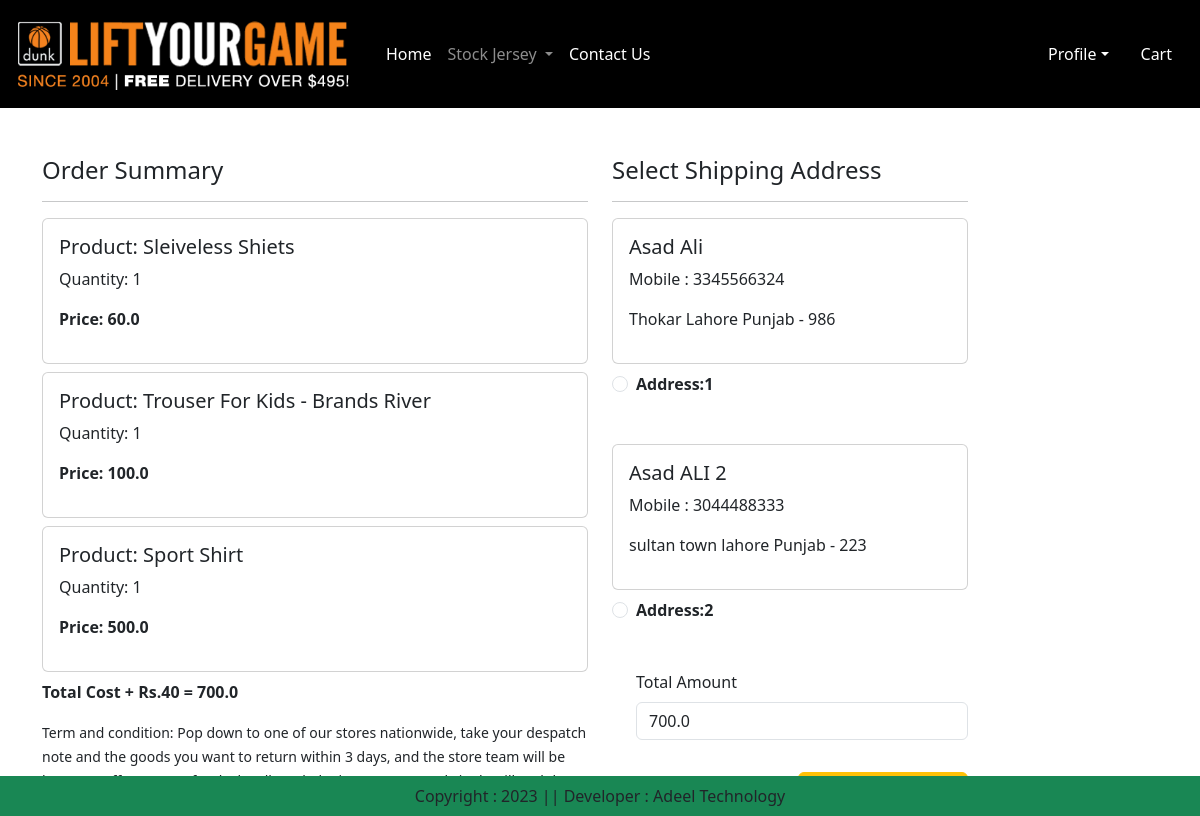
The app's page /check_out/ (signed in) with its own data.
### app/models.py (models this page shows, shortened)
class Cart(models.Model):
    user = models.ForeignKey(User,on_delete=models.CASCADE)
    product = models.ForeignKey(Product,on_delete=models.CASCADE)
    quantity = models.PositiveIntegerField(default=1)

class Product(models.Model):
    title = models.CharField(max_length=100)
    selling_price = models.FloatField()
    discounted_price = models.FloatField()
    description = models.TextField()
    composition = models.TextField(default="")
    prodapp = models.TextField(default="")
    category = models.CharField(choices=Category_choices,max_length=2)
    product_image = models.ImageField(upload_to='product')

class Customer(models.Model):
    user = models.ForeignKey(User,on_delete=models.CASCADE)
    name = models.CharField(max_length=200)
    locality = models.CharField(max_length=200)
    city = models.CharField(max_length=200)
    mobile = models.IntegerField(default=0)
    zipcode = models.IntegerField()
    state = models.CharField(choices=STATE_CHOICES,max_length=100)

### app/views.py (the view, shortened to what this page needs)
# urls.py: path('check_out/',views.checkout.as_view(),name='check_out'),
@method_decorator(login_required,name='dispatch')
class checkout(View):
    def get(self,request):
        user=request.user
        add=Customer.objects.filter(user=user)
        cart_items=Cart.objects.filter(user=user)
        famount = 0
        for p in cart_items:
            value = p.quantity * p.product.discounted_price
            famount = famount + value
        totalamount = famount + 40
        razoramount = int(totalamount * 100)
        client = razorpay.Client(auth=(settings.RAZOR_KEY_ID, settings.RAZOR_KEY_SECRET))
        data = {"amount": razoramount, "currency": "INR", "receipt": "order_rcptid_12"}
        payment_response = client.order.create(data=data)
        print(payment_response)
        order_id = payment_response['id']
        order_status = payment_response['status']
        return render(request,'app/check_out.html',locals())

### app/templates/app/check_out.html (shortened to what this page needs)
{% extends 'app/base.html' %}
{% load static %}
{% block main-content %}
<div class="container">
  <div class="row mt-5">
    <div class="col-sm-6">
      <h4>Order Summary</h4>
      <hr>
      {% for item in cart_items %}
        <div class="card mb-2">
            <div class="card-body">
                <h5>Product: {{item.product.title}}</h5>
                <p>Quantity: {{item.quantity}}</p>
                <p class="fw-bold">Price: {{item.product.discounted_price}}</p>
            </div>
        </div>
      {% endfor %}
      <p class="fw-bold">Total Cost + Rs.40 = {{totalamount}}</p>
      <small>Term and condition:
        Pop down to one of our stores nationwide, take your despatch note and the goods you want to return within 3 days, and the store team will be happy to offer you a refund. They'll mark the item as returned via the till and that will trigger a refund back to the original method of payment. </small>
      </div>
      <div class="col-sm-4 sffset-sm-1">
        <h4>Select Shipping Address</h4>
        <hr>
        <form method="post" id="myform">
            {% for ad in add %}
            <div class="card">
             <div class="card-body">
                <h5>{{ad.name}}</h5>
                <p>Mobile : {{ad.mobile}}</p>
                <p>{{ad.locality}} {{ad.city}} {{ad.state}} - {{ad.zipcode}}</p>
             </div>
            </div>
              <div class="form-check mt-2 mb-5">
                <input class="form-check-input" type="radio" name="custid" id="custad  d{{forloop.counter}}" value="{{ad.id}}">
                <label class="form-check-label fw-bold" for="custadd{{forloop.counter}}">
                    Address:{{forloop.counter}}</label>
                </div>
            {% endfor %}
               <div class="form-check mb-3">
                <label for="totalamount" class="form-label">Total Amount</label>
                <input type="number" class="form-control" name="totalamount" value={{totalamount}} readonly>
               </div>
               <div class="text-end">
                  <button id="rzp-button1" type="submit" class="btn btn-warning mt-3 px-5 fw-bold">payment</button>
               </div>
            </form>
        </div>
    </div>
</div>
{% endblock main-content %}

### records on screen
Cart: product "Sleiveless Shiets", quantity "1", product.discounted_price "60.0"
Cart: product "Trouser For Kids - Brands River", quantity "1", product.discounted_price "100.0"
Cart: product "Sport Shirt", quantity "1", product.discounted_price "500.0"
Customer: name "Asad Ali", mobile "3345566324", locality "Thokar", city "Lahore", state "Punjab", zipcode "986"
Customer: name "Asad ALI 2", mobile "3044488333", locality "sultan town", city "lahore", state "Punjab", zipcode "223"

### other values on screen
{{ totalamount }} "700.0"
